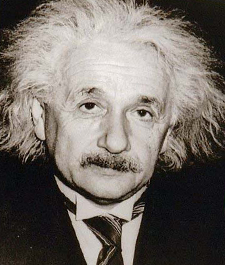
//> input picture images/high1.png, 225 x 265 px
$ ./hybrid   (built with g++ and OpenCV 4)
//> lines starting //> are read from the running program, lines starting //| are printed output that depends on the picture

#include <opencv2/opencv.hpp>
#include <iostream>

using namespace cv;
using namespace std;
int clickCount = 0;
// [42 lines left out: functions myfilter2D, filter2DMultiChannel, not called in this run]
class match_class
{

public:
    int i1x1,i1y1,i1x2,i1y2,i2x1,i2y1,i2x2,i2y2;
    match_class(int i1x1,int i1y1,int i1x2,int i1y2,int i2x1,int i2y1,int i2x2,int i2y2)
    {
        this->i1x1=i1x1;
        this->i1y1=i1y1;
        this->i1x2=i1x2;
        this->i1y2=i1y2;
        this->i2x1=i2x1;
        this->i2y1=i2y1;
        this->i2x2=i2x2;
        this->i2y2=i2y2;
    }


};
match_class matchpoint(0,0,0,0,0,0,0,0);
// [125 lines left out: functions onMouse, set_center, change_size, rotate, calcu_k, calcu_distance and 3 more, not called in this run]
void high_freq_imgarea(string method,Mat src,Mat dst)
{
    if(method=="gauss")
    {
    int ksize=min(src.cols,src.rows)/5;
    if(ksize%2==0)
        ksize=ksize+1;
    Mat keX = getGaussianKernel(ksize, 0);
    Mat keY = getGaussianKernel(ksize, 0);
    Mat kernel=keX*keY.t();
    //filter2DMultiChannel(src,dst,kernel);
    GaussianBlur(src, dst, Size(ksize,ksize), 0, 0);
    dst=src-dst;
    return;
    }
    else if(method=="laplace1")
    {
    Mat laplace1_kernal=(Mat_<double>(3,3)<<-1,-1,-1,-1,8,-1,-1,-1,-1);
    filter2DMultiChannel(src,dst,laplace1_kernal);
    //filter2D ( src, dst, src.depth(), laplace1_kernal);
    return;
    }
    else if (method=="laplace2")
    {
    Mat laplace2_kernal=(Mat_<double>(3,3)<<0,-1,0,-1,4,-1,0,-1,0);
    filter2DMultiChannel(src,dst,laplace2_kernal);
    //filter2D ( src, dst, src.depth(), laplace2_kernal);
    return;
    }
    else if (method=="mean")
    {
     Mat mean_kernal=(Mat_<double>(3,3)<<1.0/9,1.0/9,1.0/9,1.0/9,1.0/9,1.0/9,1.0/9,1.0/9,1.0/9);
     filter2DMultiChannel(src,dst,mean_kernal);
    //filter2D ( src, dst, src.depth(), mean_kernal );
    dst=src-dst;
    return;

    }
    else if(method=="median")
    {
    medianBlur(src, dst, 9);
    dst=src-dst;
    dst=dst*2;
    return;
    }
        else if(method=="laplace3")
    {
    Mat laplace3_kernal=(Mat_<double>(5,5)<<1,1,1,1,1,1,1,1,1,1,1,1,-25,1,1,1,1,1,1,1,1,1,1,1,1);
    filter2DMultiChannel(src,dst,laplace3_kernal);
    //filter2D ( src, dst, src.depth(), laplace1_kernal);
    return;
    }

return;
}
void low_freq_imgarea(string method,Mat src,Mat dst)
{
if (method=="mean")
{
 Mat mean_kernal=(Mat_<double>(3,3)<<1.0/9,1.0/9,1.0/9,1.0/9,1.0/9,1.0/9,1.0/9,1.0/9,1.0/9);
    filter2DMultiChannel(src,dst,mean_kernal);
    //filter2D ( src, dst, src.depth(), mean_kernal );
    return;
}
else if(method=="gauss")
{
    int ksize=min(src.cols,src.rows)/5;
    if(ksize%2==0)
        ksize=ksize+1;
    Mat keX = getGaussianKernel(ksize, 0);
    Mat keY = getGaussianKernel(ksize, 0);
    Mat kernel=keX*keY.t();
    //filter2DMultiChannel(src,dst,kernel);
    GaussianBlur(src, dst, Size(ksize,ksize), 0, 0);
    return;
}
else if(method=="median")
{
    medianBlur(src, dst, 7);
    dst=dst;
    return;
}
    else if(method=="laplace1")
    {
    Mat laplace1_kernal=(Mat_<double>(3,3)<<-1,-1,-1,-1,8,-1,-1,-1,-1);
    filter2DMultiChannel(src,dst,laplace1_kernal);
    //filter2D ( src, dst, src.depth(), laplace1_kernal);
    dst=src-dst;
    return;
    }
    else if (method=="laplace2")
    {
    Mat laplace2_kernal=(Mat_<double>(3,3)<<0,-1,0,-1,4,-1,0,-1,0);
    filter2DMultiChannel(src,dst,laplace2_kernal);
    //filter2D ( src, dst, src.depth(), laplace2_kernal);
    dst=src-dst;
    return;
    }
}
// [18 lines left out: functions get_match_class, gui_get_match_class, not called in this run]
void hybrid_image(string img_path1,string img_path2)
{
Mat img1 = imread(img_path1,IMREAD_GRAYSCALE);
Mat img2 = imread(img_path2,IMREAD_GRAYSCALE);
string temp;
char model;
cout<<"是否需要调整图像(y/n)"<<endl;
cin>>model;
if(model=='y')
{
    cout<<"调整方法1为手动2为模板匹配"<<endl;
    cin>>model;
    if(model=='1')
    {
        gui_get_match_class(img1,img2);
        match_size(img1,img2);
    }
    else if(model=='2')
    {
        get_match_class(img1,img2);
        match_size(img1,img2);
    }
    else
    {
        cout<<"错误的调整方法"<<endl;
        return;
    }
    cout<<"是否需要展示调整结果(y/n)"<<endl;
    cin>>model;
    if(model=='y')
    {
        imshow("调整后图像1",img1);
        imshow("调整后图像2",img2);
        //cout<<img1.size()<<endl;
        //cout<<img2.size()<<endl;
        waitKey(0);
    }

}
else
{
    resize (img2, img2, img1.size(), 0, 0, INTER_LINEAR);
}
Mat img1_high=img1.clone();
Mat img2_low=img2.clone();
cout<<"高频图像滤波方法"<<endl;
cin>>temp;
high_freq_imgarea(temp,img1,img1_high);
cout<<"低频图像滤波方法"<<endl;
cin>>temp;
low_freq_imgarea(temp,img2,img2_low);
cout<<"是否展示处理后图像(y/n)"<<endl;
cin>>model;
resize (img1_high, img1_high, img2_low.size(), 0, 0, INTER_LINEAR);
if(model=='y')
{
    imshow("处理后图像1",img1_high);
    imshow("处理后图像2",img2_low);
}
Mat img3=img1_high*0.5+img2_low*0.5;
imshow("混合图像",img3);
Mat far;
resize(img3, far, cv::Size(), 0.5, 0.5);
imshow("远处混合图片",far);
Mat farfar;
resize(far, farfar, cv::Size(), 0.5, 0.5);
imshow("更远处混合图片",farfar);
waitKey(0);
}
int main()
{
    string img_path1,img_path2;
     img_path1="high1.png";
     img_path2="low1.png";
     cout<<"输入图片路径1"<<endl;
     cin>>img_path1;
//> the answer given: images/high1.png
     cout<<"输入图片路径2"<<endl;
     cin>>img_path2;
//> the answer given: images/low1.png
    hybrid_image(img_path1,img_path2);
//> in hybrid_image, `Mat img1 = imread(img_path1,IMREAD_GRAYSCALE);`:
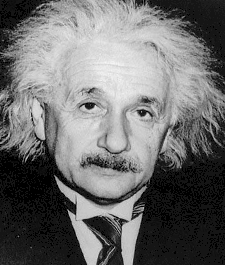
//> img1: 265 rows x 225 cols, CV_8UC1; min 0, max 247, mean 109.4
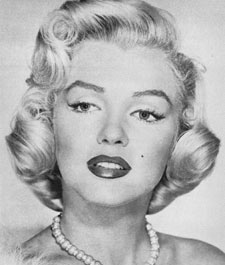
//> input picture images/low1.png, 225 x 265 px
//> in hybrid_image, img2 is the input picture: 265 rows x 225 cols, CV_8UC1; min 13, max 244, mean 177.2
//> the answer given: n
//> the answer given: images/low1.png
//> the answer given: images/low1.png
//> the answer given: n
//> in hybrid_image, `Mat img3=img1_high*0.5+img2_low*0.5;`:
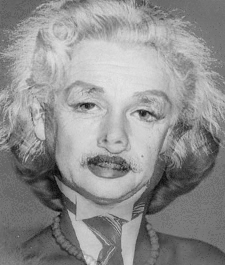
//> img3: 265 rows x 225 cols, CV_8UC1; min 10, max 230, mean 143.3
//> in hybrid_image, `resize(img3, far, cv::Size(), 0.5, 0.5);`:
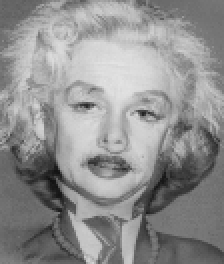
//> far: 132 rows x 112 cols, CV_8UC1 (shown 2 times larger); min 17, max 227, mean 143.7
//> in hybrid_image, `resize(far, farfar, cv::Size(), 0.5, 0.5);`:
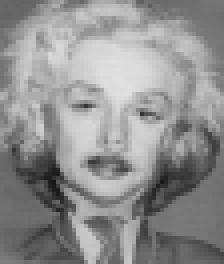
//> farfar: 66 rows x 56 cols, CV_8UC1 (shown 4 times larger); min 21, max 225, mean 143.8
    return 0;

}
